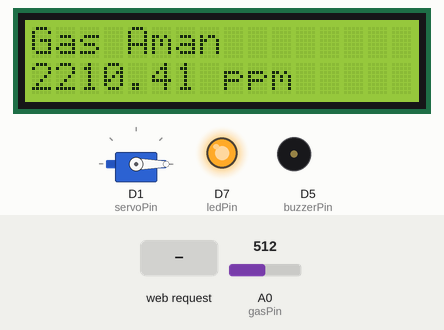
The sketch below on a simulated ESP8266 (NodeMCU). Parts: 16×2 character LCD, servo, output pins drawn as LEDs (lit = HIGH), buzzer (waves = sounding). Inputs (shaded band) come from the test bench; at power-on: A0 (gasPin) = 512. WiFi joins after 1.5 s; servers stay silent unless stated; web services answer with replies made up by the test bench; what the sketch prints to the serial monitor is not drawn.

Above: at 2.7 s.
2.8 s: A0 (gasPin) set to 626
At 3.9 s:
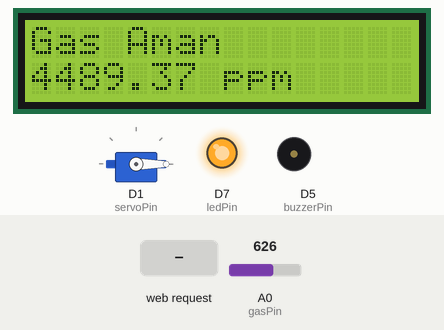
5.1 s: A0 (gasPin) set to 659
At 7.5 s:
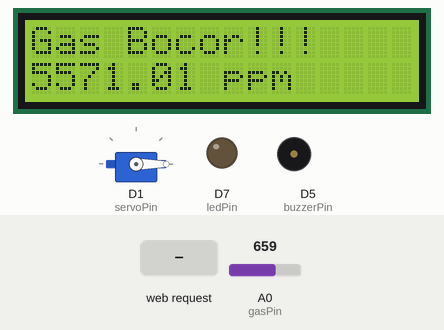
7.7 s: A0 (gasPin) set to 1023
At 9.6 s:
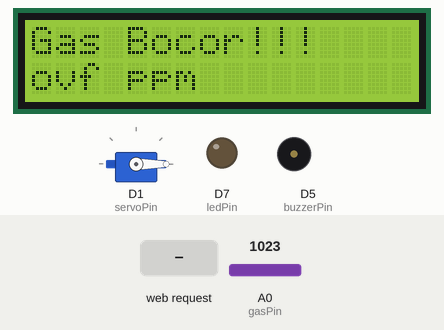
10.8 s: HTTP request GET /servo?value=120 received
At 14.3 s:
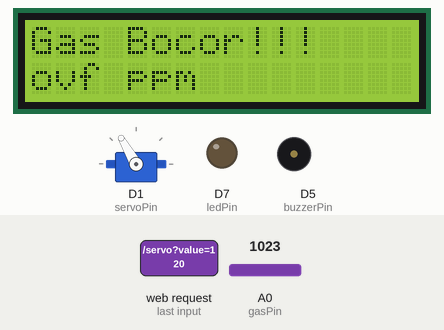
14.6 s: A0 (gasPin) set to 511
At 15.9 s:
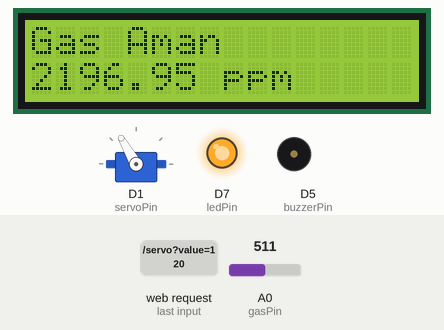
16.2 s: A0 (gasPin) set to 716
At 19.0 s:
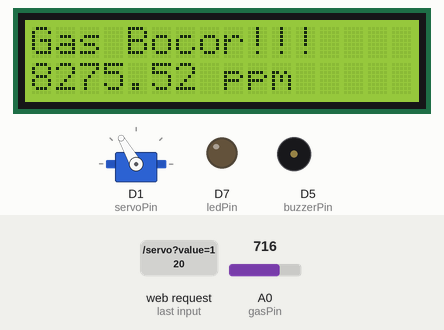
Timing chart, 0 to 19.8 s (numbered marks = the images above; inputs shaded):
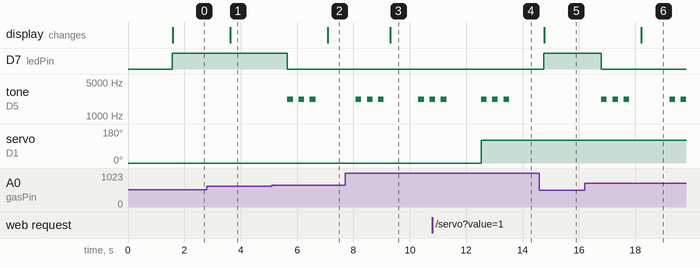

Measured:
- the behaviour switches between 642 and 643 on A0 (gasPin) (found by bisection; images 1 and 2)
- after the input at 2.8 s, the display: changes after 0.83 s (image 1)
- after the input at 5.1 s, D7 (ledPin): HIGH → LOW after 0.56 s; tone on D5 (buzzerPin): alternates 2200 Hz for 0.20 s and silent for 0.20 s, 6 changes in all, then stays silent, starting after 0.56 s; the display: changes after 2.0 s (image 2)
- after the input at 7.7 s, the display: changes after 1.6 s (image 3)
- after the input at 10.8 s, servo on D1 (servoPin): 0° → 120° after 1.7 s
- after the input at 14.6 s, D7 (ledPin): LOW → HIGH after 0.15 s; tone on D5 (buzzerPin): stops changing and stays silent; the display: changes after 0.17 s (image 5)
- after the input at 16.2 s, D7 (ledPin): HIGH → LOW after 0.59 s; tone on D5 (buzzerPin): plays 2200 Hz for 0.20 s, 2200 Hz for 0.20 s, 2200 Hz for 0.20 s, 2200 Hz for 0.20 s, 2200 Hz for 0.18 s, starting after 0.59 s; the display: changes after 2.0 s (image 6)

The sketch:

sensorMQ-2.ino
```cpp
#include <Wire.h>
#include <LiquidCrystal_I2C.h>
#include <ESP8266WiFi.h>
#include <ESP8266WebServer.h>
#include <ESP8266HTTPClient.h>
#include <Servo.h>

// const char* ssid = "Legacy";
// const char* password = "hitung sendiri";
const char *ssid = "Legacy 3.0";
const char *password = "1sampai8";
const int gasPin = A0;
const int buzzerPin = D5;
const int servoPin = D1;
const int ledPin = D7;

const float R0 = 10000;
const float RL = 20000;
const float Ro = 10;
const float scale_factor = 400.0 / 259151347318784;
// const char* url = "http://api.callmebot.com/whatsapp.php?phone=<phone number>&text=Terjadi%20Kebocoran%20Gas!&apikey=9857754";
// const char* url = "http://api.callmebot.com/whatsapp.php?phone=<phone number>&text=Terjadi%20Kebocoran%20Gas!&apikey=8049248";

WiFiClient client;
ESP8266WebServer server(80);
Servo myservo;

unsigned long previousMillis = 0;
const long interval = 1000;
int buzzerLoop = 0;

LiquidCrystal_I2C lcd(0x27, 16, 2);

void setup()
{
    Serial.begin(115200);
    Wire.begin(D4, D3);
    lcd.init();
    lcd.backlight();

    pinMode(gasPin, INPUT);
    pinMode(buzzerPin, OUTPUT);
    pinMode(ledPin, OUTPUT);

    WiFi.begin(ssid, password);
    Serial.print("Mencoba terhubung ke ");
    Serial.println(ssid);

    while (WiFi.status() != WL_CONNECTED)
    {
        delay(500);
        Serial.print(".");
    }
    Serial.println("");
    Serial.println("WiFi terhubung");
    Serial.println("Alamat IP: ");
    Serial.println(WiFi.localIP());

    server.on("/", HTTP_GET, handleRoot);
    server.on("/getPPM", HTTP_GET, handleGetPPM);
    server.on("/servo", HTTP_GET, handleServo);
    server.begin();

    myservo.attach(servoPin);

    myservo.write(0);
}

void loop()
{
    server.handleClient();

    float ppm = getGasConcentration();

    Serial.print("Konsentrasi Gas : ");
    Serial.print(ppm);
    Serial.println(" ppm");

    if (ppm >= 5000)
    {
        digitalWrite(ledPin, LOW);
        buzzerLoop++;
        // Serial.print("Cek yang ke : ");
        // Serial.println(buzzerLoop);

        for (int i = 0; i < 3; ++i)
        {
            tone(buzzerPin, 2200);
            delay(200);
            noTone(buzzerPin);
            delay(200);
        }

        if (buzzerLoop == 1)
        {
            kirim_wa(ppm);
        }
    }
    else
    {
        digitalWrite(ledPin, HIGH);
        buzzerLoop = 0;
    }

    lcd.clear();
    lcd.setCursor(0, 1);
    lcd.print(ppm);
    lcd.print(" ppm");

    lcd.setCursor(0, 0);
    if (ppm >= 5000)
    {
        lcd.print("Gas Bocor!!!");
    }
    else
    {
        lcd.print("Gas Aman");
    }

    delay(interval);
}

float getGasConcentration()
{
    int gasValue = analogRead(gasPin);
    float Vout = (gasValue * 3.3) / 1023.0;
    float resistance = (RL * (3.3 - Vout)) / Vout;
    float ppm = pow(10, ((log10(resistance / R0)) - Ro) / -0.64);
    ppm *= scale_factor;
    return ppm;
}

void handleRoot()
{
    String content = "<!DOCTYPE html><html><head><title>Konsentrasi Gas</title><script src=\"https://ajax.googleapis.com/ajax/libs/jquery/3.5.1/jquery.min.js\"></script></head><body><h1>Konsentrasi Gas</h1><div id=\"gas-concentration\"></div><button onclick=\"openRegulator()\">Buka Regulator</button><button onclick=\"closeRegulator()\">Kembali</button><script>function openRegulator() {fetch('http://192.168.137.165/servo?value=180');}function closeRegulator() {fetch('http://192.168.137.165/servo?value=0');}function updateGasConcentration() {fetch('/getPPM').then(response => response.json()).then(data => {document.getElementById('gas-concentration').innerHTML = 'Konsentrasi Gas: ' + data.ppm + ' ppm'; if(data.ppm > 5000) {alert('Terdeteksi Gas Bocor!');} }); }setInterval(updateGasConcentration, 1000);</script></body></html>";
    server.send(200, "text/html", content);
}

void kirim_wa(float ppm)
{
    postData(ppm);
}

void postData(float ppm)
{
    int httpCode;
    HTTPClient http;

    String message = "Terjadi%20Kebocoran%20Gas!!!%20Dengan%20Konsentrasi%20Gas%20:%20";
    message += String(ppm);
    message += "%20ppm";

    String url = "http://api.callmebot.com/whatsapp.php?phone=<phone number>&text=";
    url += message;
    url += "&apikey=9857754";

    http.begin(client, url);
    httpCode = http.POST("");

    if (httpCode == 200)
    {
        Serial.println("Berhasil");
    }
    else
    {
        Serial.println("Gagal");
    }
    http.end();
}

void handleGetPPM()
{
    float ppm = getGasConcentration();

    if (isnan(ppm))
    {
        server.send(500, "text/plain", "Error: Gagal membaca ppm dari sensor gas");
        return;
    }

    String json = "{\"ppm\": ";
    json += ppm;
    json += "}";

    server.send(200, "application/json", json);
}

void handleServo()
{
    if (server.hasArg("value"))
    {
        int angle = server.arg("value").toInt();
        if (angle >= 0 && angle <= 180)
        {
            myservo.write(angle);
            server.send(200, "text/plain", "OK");
            return;
        }
    }
    server.send(400, "text/plain", "Bad Request");
}
```
